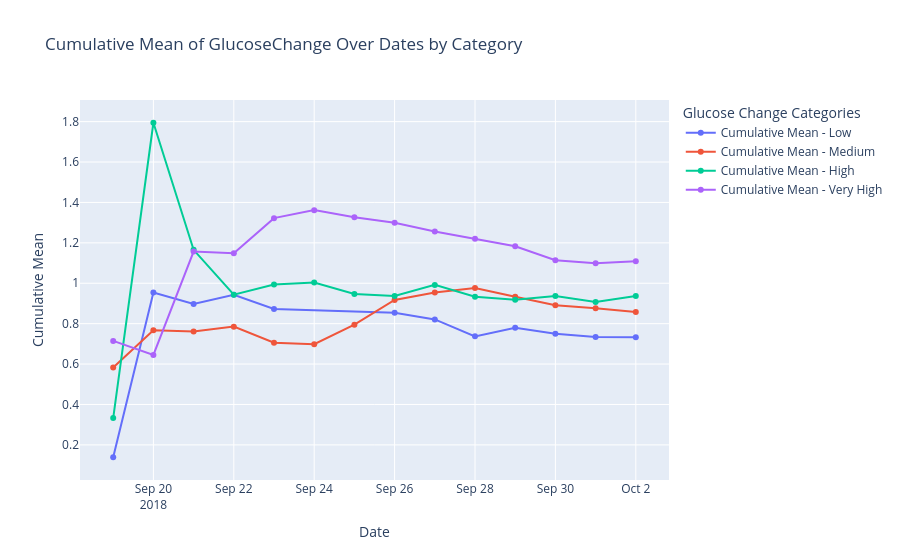

The code cell stored with this chart in its notebook:
### Code cell
def plot_multiple_cumulative_means(data_dict):
    fig = go.Figure()
    
    for label, data in data_dict.items():
        unique_dates = sorted(data['Timestamp'].dt.date.unique())
        cumulative_means = []
        
        for i in range(len(unique_dates)):
            current_data = data[data['Timestamp'].dt.date <= unique_dates[i]]
            mean = current_data['GlucoseChange'].mean()
            cumulative_means.append(mean)
        
        fig.add_trace(go.Scatter(
            x=unique_dates,
            y=cumulative_means,
            mode='lines+markers',
            name=f'Cumulative Mean - {label}'
        ))
    
    fig.update_layout(
        title="Cumulative Mean of GlucoseChange Over Dates by Category",
        xaxis_title="Date",
        yaxis_title="Cumulative Mean",
        legend_title="Glucose Change Categories"
    )
    
    fig.show()
    
data_dict = {
    "Low": actgluco_low,
    "Medium": actgluco_medium,
    "High": actgluco_high,
    "Very High": actgluco_very_high
}

plot_multiple_cumulative_means(data_dict)

### Figure 1 — Plotly figure (JSON) as saved in the notebook; plotly's stock layout.template omitted (floating-point values rounded to 4 significant figures)
{"data": [{"mode": "lines+markers", "name": "Cumulative Mean - Low", "type": "scatter", "x": ["2018-09-19", "2018-09-20", "2018-09-21", "2018-09-22", "2018-09-23", "2018-09-26", "2018-09-27", "2018-09-28", "2018-09-29", "2018-09-30", "2018-10-01", "2018-10-02"], "y": [0.1387, 0.9546, 0.897, 0.943, 0.8724, 0.8535, 0.8211, 0.7371, 0.7792, 0.7501, 0.7339, 0.7331]}, {"mode": "lines+markers", "name": "Cumulative Mean - Medium", "type": "scatter", "x": ["2018-09-19", "2018-09-20", "2018-09-21", "2018-09-22", "2018-09-23", "2018-09-24", "2018-09-25", "2018-09-26", "2018-09-27", "2018-09-28", "2018-09-29", "2018-09-30", "2018-10-01", "2018-10-02"], "y": [0.5827, 0.7677, 0.7611, 0.7853, 0.7053, 0.698, 0.7949, 0.9175, 0.9537, 0.9763, 0.9328, 0.8907, 0.8764, 0.858]}, {"mode": "lines+markers", "name": "Cumulative Mean - High", "type": "scatter", "x": ["2018-09-19", "2018-09-20", "2018-09-21", "2018-09-22", "2018-09-23", "2018-09-24", "2018-09-25", "2018-09-26", "2018-09-27", "2018-09-28", "2018-09-29", "2018-09-30", "2018-10-01", "2018-10-02"], "y": [0.333, 1.794, 1.165, 0.9435, 0.9934, 1.004, 0.9468, 0.9368, 0.9918, 0.9337, 0.9187, 0.9366, 0.9074, 0.9373]}, {"mode": "lines+markers", "name": "Cumulative Mean - Very High", "type": "scatter", "x": ["2018-09-19", "2018-09-20", "2018-09-21", "2018-09-22", "2018-09-23", "2018-09-24", "2018-09-25", "2018-09-26", "2018-09-27", "2018-09-28", "2018-09-29", "2018-09-30", "2018-10-01", "2018-10-02"], "y": [0.7146, 0.6452, 1.157, 1.148, 1.322, 1.362, 1.327, 1.3, 1.256, 1.221, 1.183, 1.114, 1.1, 1.109]}], "layout": {"legend": {"title": {"text": "Glucose Change Categories"}}, "title": {"text": "Cumulative Mean of GlucoseChange Over Dates by Category"}, "xaxis": {"title": {"text": "Date"}}, "yaxis": {"title": {"text": "Cumulative Mean"}}}}
